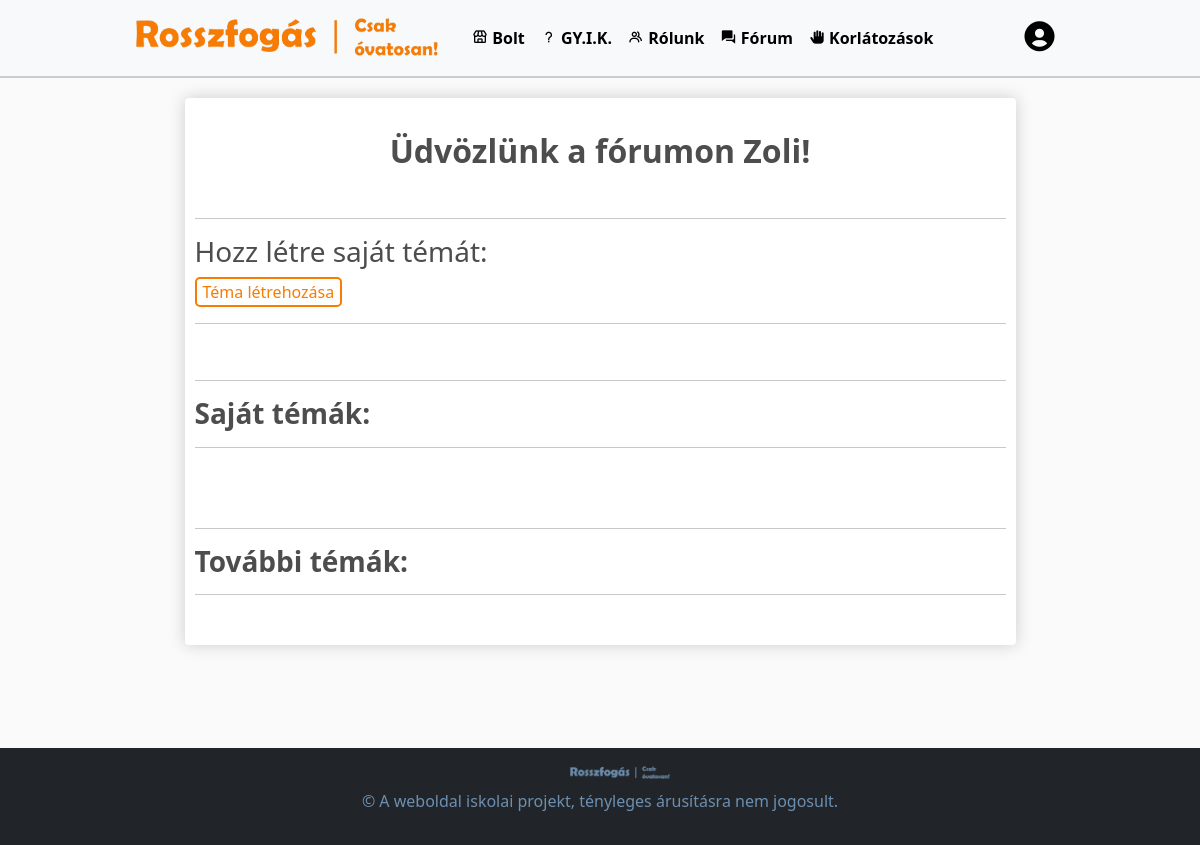
/fiok/forum (signed in), run on an earlier commit of the app's database.
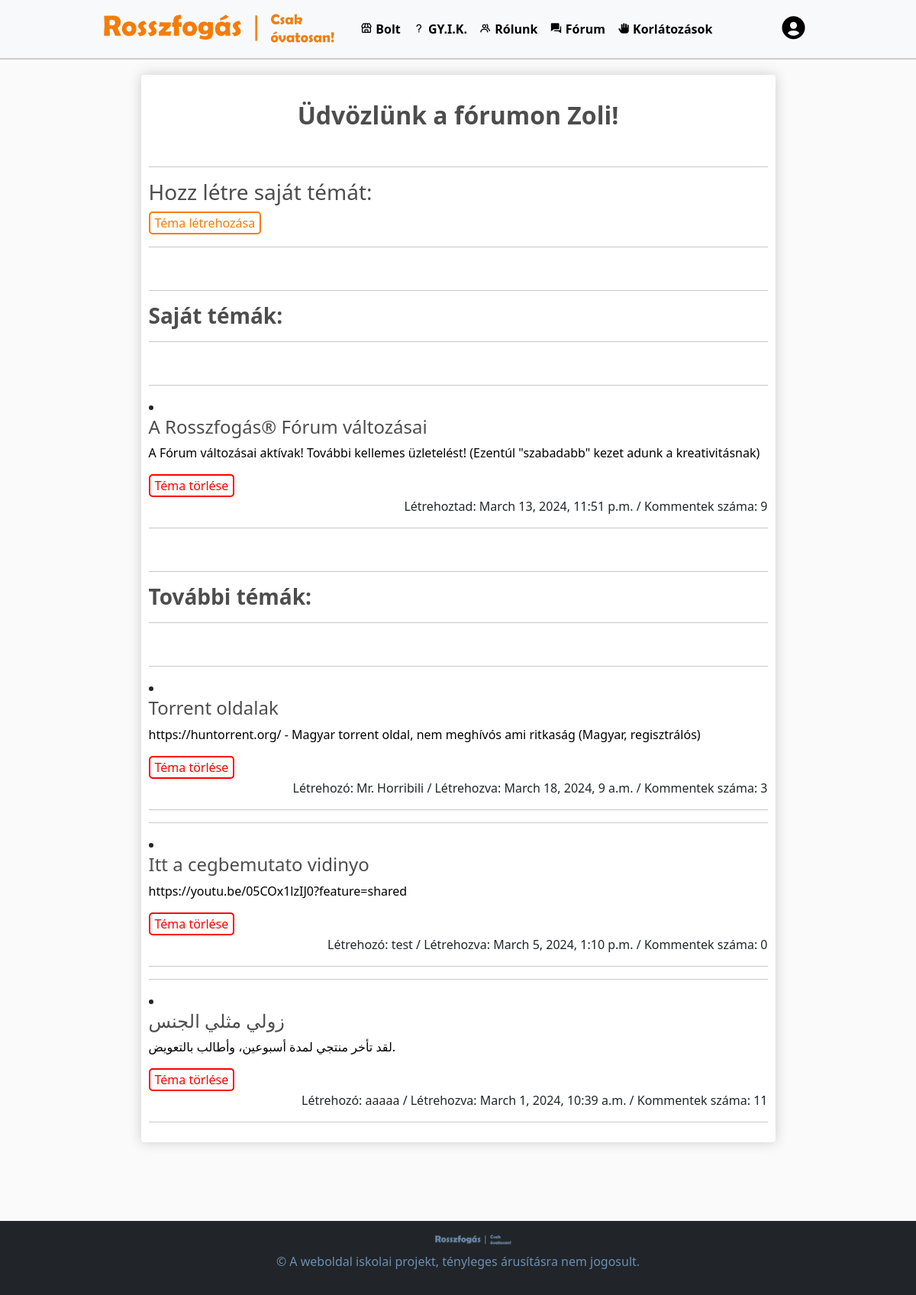
And on a later commit of the database.
### default/models.py (models this page shows, shortened)
class Customer(models.Model):
    user = models.OneToOneField(User, on_delete=models.CASCADE, null=True, blank=True)
    name = models.CharField(max_length=200, null=True)
    email = models.CharField(max_length=200, null=True)
    Vezetéknév = models.CharField(max_length=200, null=True , default="")
    Keresztnév = models.CharField(max_length=200, null=True , default="")
    Lakcím = models.CharField(max_length=200, null=True, default="")
    banned_ad = models.BooleanField(default=False)
    banned_forum = models.BooleanField(default=False)
    Telefonszám = models.CharField(
        max_length=12,
        null=True,
        default="",
        validators=[
            RegexValidator(
                regex=r'^[\d()+-]*$',
                message='A telefonszám csak számokat, illetve + karaktert tartalmazhat',
                code='ervenytelen_szam'
            )
        ]
    )

class Topic(models.Model):
    creator = models.ForeignKey(User, on_delete=models.CASCADE)
    title = models.CharField(max_length=80, null=True)
    leiras = models.CharField(max_length=150, null=True, blank=True, default="Ehhez a témához nem tartozik leírás")
    created_at = models.DateTimeField(auto_now_add=True)

### account/views.py (the view)
# urls.py: path('forum', views.forum_cucc, name="forumcucc"),
def forum_cucc(request):
    topics = Topic.objects.annotate(num_comments=Count('comment')).order_by('-created_at')
    current_user = request.user
    customer = Customer.objects.get(user=current_user)
    if request.method == 'POST':
        form = TopicForm(request.POST)
        if form.is_valid():
            topic = form.save(commit=False)
            topic.creator = request.user
            topic.save()
            return redirect('forumcucc')
    else:
        form = TopicForm()
    return render(request, 'account/topic_list.html', {'topics': topics, 'form': form, 'customer': customer, 'current_user': current_user})

### account/templates/account/topic_list.html (shortened to what this page needs)
{% extends "default/layout.html" %}
{% load static %}
{% block body %}
<div class="row">
    <div class="col-lg-9 mx-auto" style="margin-top: 20px;">
        <div class="box-element" id="form-wrapper">
            <div id="user-info profile-info">
                <br>
                <h2 style="text-align: center;"><strong>Üdvözlünk a fórumon {{ customer.name }}!</strong></h2>
                <br>
                <hr>
                {% if customer.banned_forum == False %}
                <h3>Hozz létre saját témát:</h3>
                <button onclick="toggleForm()" class="user-btn">Téma létrehozása</button>
                {% endif %}
                <hr>
                <br>
                <hr>
                <h3><strong>Saját témák:</strong></h3>
                <hr>
                <br>
                {% for topic in topics %}
                {% if topic.creator == current_user %}
                    <hr>
                    <a href="{% url 'topic_detail' topic.id %}" style="text-decoration: none; color: black;">
                        <li>
                            <h4>{{ topic.title }}</h4>
                            <p>{{topic.leiras}}</p>
                            </a>
                            <form action="{% url 'delete_topic' topic.id %}" method="post">
                                <button class="delete-btn" type="submit">Téma törlése</button>
                            </form>
                            <p style="float: right;">Létrehoztad: {{ topic.created_at }} / Kommentek száma: {{ topic.num_comments }}</p>
                        <br>
                    <hr>
                {% endif %}
                {% endfor %}
                <br>
                <hr>
                <h3><strong>További témák:</strong></h3>
                <hr>
                <br>
                {% for topic in topics %}
                {% if topic.creator != current_user %}
                    <hr>
                    <a href="{% url 'topic_detail' topic.id %}" style="text-decoration: none; color: black;">
                        <li>
                            <h4>{{ topic.title }}</h4>
                            <p>{{topic.leiras}}</p>
                            </a>
                            {% if user.is_superuser %}
                            <form action="{% url 'delete_topic' topic.id %}" method="post">
                                <button class="delete-btn" type="submit">Téma törlése</button>
                            </form>
                            {% endif %}
                            <p style="float: right;">Létrehozó: {{ topic.creator }} / Létrehozva: {{ topic.created_at }} / Kommentek száma: {{ topic.num_comments }}</p>
                        <br>
                    <hr>
                {% endif %}
                {% endfor %}
            </div>
        </div>
    </div>
</div>
{% endblock %}

### default/templates/default/layout.html (shortened to what this page needs)
{% load static %}
{% url 'regisztracio' as regisztracio_url %}
{% url 'bejelentkezes' as bejelentkezes_url %}
<!DOCTYPE html>
<html lang="hu">
    <head>
        <link href="https://cdn.jsdelivr.net/npm/bootstrap@5.3.2/dist/css/bootstrap.min.css" rel="stylesheet">
        <link rel="stylesheet" href="https://cdnjs.cloudflare.com/ajax/libs/font-awesome/6.4.2/css/all.min.css" />
        <link rel="stylesheet" type="text/css" href="{% static 'default/styles.css' %}">
        <link href='https://unpkg.com/boxicons@2.1.4/css/boxicons.min.css' rel='stylesheet'>
    </head>
    <body>
        <nav class="navbar navbar-expand-lg bg-light">
            <div class="container-fluid">
            <a class="navbar-brand" href="{% url 'shop' %}">
                <img id="logo2" src="{% static 'images/logo2.png' %}" class="logo-img">
            </a>
            <div class="collapse navbar-collapse" id="navbarSupportedContent">
                <ul class="navbar-nav me-auto">
                    <li class="nav-item">
                        <a class="nav-link active" href="{% url 'shop' %}">
                            <i class='bx bx-store' ></i>
                            <strong>Bolt</strong>
                        </a>
                    </li>
                    <li class="nav-item">
                        <a class="nav-link active" href="{% url 'gyik' %}">
                            <i class='bx bx-question-mark'></i>
                            <strong>GY.I.K.</strong>
                        </a>
                    </li>
                    <li class="nav-item">
                        <a class="nav-link active" href="{% url 'rolunk' %}">
                            <i class='bx bx-group'></i>
                            <strong>Rólunk</strong>
                        </a>
                    </li>
                    {% if user.is_authenticated %}
                        <li class="nav-item">
                            <a class="nav-link active" href="{% url 'forumcucc' %}">
                                <i class='bx bxs-conversation'></i>
                                <strong>Fórum</strong>
                            </a>
                        </li>
                    {% endif %}
                    {% if user.is_superuser %}
                        <li class="nav-item">
                            <a class="nav-link active" href="{% url 'korlatok' %}">
                                <i class='bx bxs-hand'></i>
                                <strong>Korlátozások</strong>
                            </a>
                        </li>
                    {% endif %}
                </ul>
                <div class="form-inline my-2 my-lg-0">
                    {% if user.is_authenticated %}
                    <div class="dropdown" style="display: inline-block;">
                        <button onclick="toggleDropdown()" class="dropbtn">
                          <i id="cart-icon" class='bx bxs-user-circle bx-md'></i>
                        </button>
                      </div>
                    {% endif %}
                </div>
              </div>
            </div>
        </nav>
        <div class="container">
            {% block body %}
            {% endblock body %}
        </div>
        <footer class="footer bg-dark py-3">
                <div class="row">
                    <div class="col-12">
                        <img class="logofooter" src="{% static 'images/logofooter.png' %}" alt="Company Logo">
                        <p>&copy; A weboldal iskolai projekt, tényleges árusításra nem jogosult.</p>
                    </div>
                </div>
        </footer>
    </body>
</html>

### default/static/default/styles.css (style rules this page uses)
body { background-color: hsl(0, 0%, 98%); margin: 0; min-height:100vh; flex: 1; padding: 0; padding-bottom: 200px; position: relative; }
.footer { background-color: #213144; color: #fff; padding: 10px; bottom: 0; width: 100%; display: flex; flex-direction: column; align-items: center; }
.logofooter { width: 100px; height: auto; }
html { position: relative; height: 100%; }
h1, h2, h3, h4, h5, h6 { color: hsl(0, 0%, 30%); }
.box-element { box-shadow: hsl(0, 0%, 80%) 0 0 16px; background-color: #fff; border-radius: 4px; padding: 10px; }
.bg-dark { background-color: antiquewhite; }
#logo2 { height: 50px; width: auto; display: inline-block; margin-left: 15vh; }
#cart-icon { width: 45px; display: inline-block; margin-left: 15px; margin-right: 15vh; color: black; }
.delete-btn { background-color: #fff; color: red; border: 2px solid red; border-radius: 5px; }
.user-btn { background-color: #fff; color: #F77C01; border: 2px solid #F77C01; border-radius: 5px; }
.navbar { border-bottom: 2px solid #ccc; }
form { display: flex; flex-wrap: wrap; }
.footer { color: #6C8FB1; background-color: #213144; padding: 20px; text-align: center; width: 100%; display: flex; align-items: center; justify-content: space-between; position: absolute; bottom: 0; }
.footer img { max-width: 200px; margin-bottom: 10px; }
.logofooter { display: inline-block; margin-left: 5vh; }
.dropbtn { background-color: transparent; border: none; }

What changed in the data, as far as the page shows it:
added Topic: title "A Rosszfogás® Fórum változásai", leiras "A Fórum változásai aktívak! További kellemes üzletelést! (Ezentúl \"szabadabb\" kezet adunk a kreativitásnak)", created_at "March 13, 2024, 11:51 p.m.", num_comments "9", shown under "Saját témák:"
added Topic: title "Torrent oldalak", leiras "https://huntorrent.org/ - Magyar torrent oldal, nem meghívós ami ritkaság (Magyar, regisztrálós)", creator "Mr. Horribili", created_at "March 18, 2024, 9 a.m.", num_comments "3", shown under "További témák:"
added Topic: title "Itt a cegbemutato vidinyo", leiras "https://youtu.be/05COx1lzIJ0?feature=shared", creator "test", created_at "March 5, 2024, 1:10 p.m.", num_comments "0", shown under "További témák:"
added Topic: title "زولي مثلي الجنس", leiras "لقد تأخر منتجي لمدة أسبوعين، وأطالب بالتعويض.", creator "aaaaa", created_at "March 1, 2024, 10:39 a.m.", num_comments "11", shown under "További témák:"
